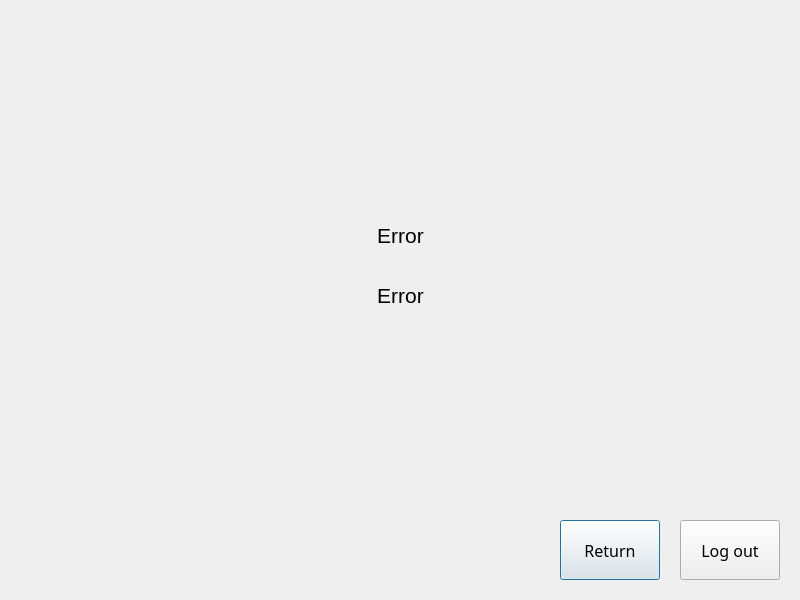
<?xml version="1.0" encoding="UTF-8"?>
<ui version="4.0">
 <class>BalanceWindow</class>
 <widget class="QDialog" name="BalanceWindow">
  <property name="geometry">
   <rect>
    <x>0</x>
    <y>0</y>
    <width>800</width>
    <height>600</height>
   </rect>
  </property>
  <property name="windowTitle">
   <string>Balance</string>
  </property>
  <widget class="QLabel" name="labelBalanceCredit">
   <property name="geometry">
    <rect>
     <x>0</x>
     <y>270</y>
     <width>801</width>
     <height>51</height>
    </rect>
   </property>
   <property name="font">
    <font>
     <pointsize>16</pointsize>
    </font>
   </property>
   <property name="text">
    <string>&lt;html&gt;&lt;head/&gt;&lt;body&gt;&lt;p align=&quot;center&quot;&gt;Error&lt;/p&gt;&lt;/body&gt;&lt;/html&gt;</string>
   </property>
  </widget>
  <widget class="QPushButton" name="btnReturn">
   <property name="geometry">
    <rect>
     <x>560</x>
     <y>520</y>
     <width>100</width>
     <height>60</height>
    </rect>
   </property>
   <property name="font">
    <font>
     <family>Segoe UI Variable Display Semib</family>
     <pointsize>12</pointsize>
    </font>
   </property>
   <property name="text">
    <string>Return</string>
   </property>
  </widget>
  <widget class="QPushButton" name="btnLogout">
   <property name="geometry">
    <rect>
     <x>680</x>
     <y>520</y>
     <width>100</width>
     <height>60</height>
    </rect>
   </property>
   <property name="font">
    <font>
     <family>Segoe UI Variable Display Semib</family>
     <pointsize>12</pointsize>
    </font>
   </property>
   <property name="text">
    <string>Log out</string>
   </property>
  </widget>
  <widget class="QLabel" name="labelType">
   <property name="geometry">
    <rect>
     <x>0</x>
     <y>210</y>
     <width>801</width>
     <height>51</height>
    </rect>
   </property>
   <property name="font">
    <font>
     <pointsize>16</pointsize>
    </font>
   </property>
   <property name="text">
    <string>&lt;html&gt;&lt;head/&gt;&lt;body&gt;&lt;p align=&quot;center&quot;&gt;Error&lt;/p&gt;&lt;/body&gt;&lt;/html&gt;</string>
   </property>
  </widget>
  <widget class="QLabel" name="label_Graphic">
   <property name="geometry">
    <rect>
     <x>0</x>
     <y>0</y>
     <width>800</width>
     <height>600</height>
    </rect>
   </property>
   <property name="text">
    <string/>
   </property>
  </widget>
  <zorder>label_Graphic</zorder>
  <zorder>labelBalanceCredit</zorder>
  <zorder>btnReturn</zorder>
  <zorder>btnLogout</zorder>
  <zorder>labelType</zorder>
 </widget>
 <resources/>
 <connections/>
</ui>
